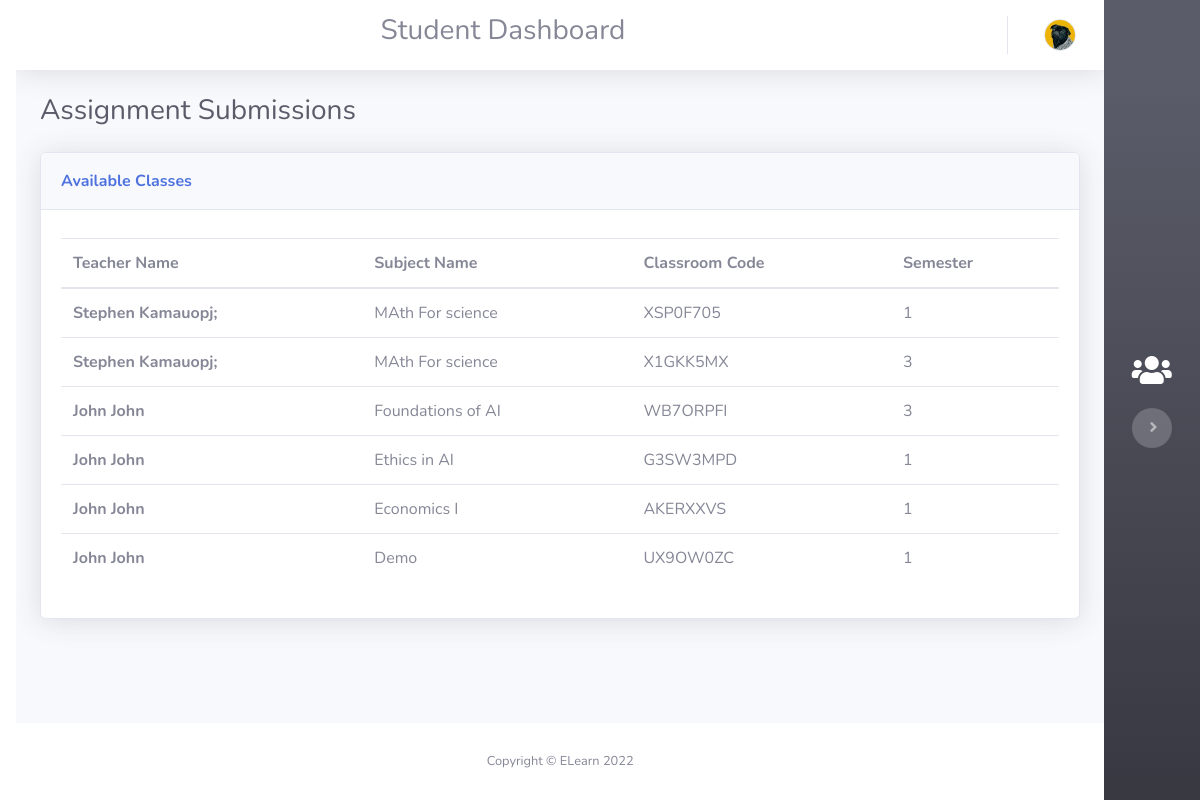
Screenshot of /students/all_classes with the database file from the repository.
### accounts/models.py (models this page shows, shortened)
class Classroom(models.Model):
    teacher = models.ForeignKey("Teacher",on_delete=models.CASCADE,blank=False,related_name='classrooms')
    subject = models.CharField(_("Unit Name"),max_length=50,blank=False)
    code = models.SlugField(_("Unit Code"),max_length=10,default=string_generator,unique=True)
    semester = models.PositiveIntegerField(blank=False,default=1,validators=[MaxValueValidator(8),MinValueValidator(1)])
    created_timestamp = models.DateTimeField(default=timezone.now,editable=False)
    class Meta:
        db_table ="classroom_table"

class Teacher(models.Model):
    user = models.OneToOneField(User,on_delete=models.CASCADE,primary_key=True,related_name='teachers')
    stream = models.ForeignKey("Stream",on_delete=models.CASCADE,related_name="teachers",blank=False)
    class Meta:
        db_table ="teachers_table"

class User(AbstractUser):
    is_student = models.BooleanField('student status', default=False)
    is_teacher = models.BooleanField('teacher status', default=False)

### students/views.py (the view)
# urls.py: path('all_classes',views.ViewAllClassrooms, name='all_classroom'),
def ViewAllClassrooms(request):
    res_dict = {}
    res_dict['classrooms'] = Classroom.objects.all()
    return render(request, 'students/all_classrooms.html', context=res_dict)

### templates/students/all_classrooms.html (shortened to what this page needs)
{% extends 'students/base.html' %} {% load static %} {% block title %}Submissions{% endblock title %} {% block content %}
<div class="container-fluid">
  <h3 class="text-dark mb-4">Assignment Submissions</h3>
  <div class="card shadow">
    <div class="card-header py-3">
      <p class="text-primary m-0 font-weight-bold">Available Classes</p>
    </div>
    <div class="card-body">
      <div class="table-responsive table mt-2" id="dataTable" role="grid" aria-describedby="dataTable_info">
        <table class="table my-0" id="dataTable">
          <thead>
            <tr>
              <th>Teacher Name</th>
              <th>Subject Name</th>
              <th>Classroom Code</th>
              <th>Semester</th>
            </tr>
          </thead>
          <tbody>
            {% for classroom in classrooms %}
            <tr>
              <td><strong>{{classroom.teacher.user.first_name}} {{classroom.teacher.user.last_name}}</strong></td>
              <td>{{classroom.subject}}</td>
              <td>{{classroom.code}}</td>
              <td>{{classroom.semester}}</td>
            </tr>
            {% endfor %}
          </tbody>
        </table>
      </div>
    </div>
  </div>
</div>
{% endblock content %}

### templates/students/base.html (shortened to what this page needs)
<!DOCTYPE html> {% load static %}
<html>
<head>
  <link rel="stylesheet" href="{% static 'students/bootstrap/css/bootstrap.min.css' %}" />
  <link rel="stylesheet" href="https://use.fontawesome.com/releases/v5.12.0/css/all.css" />
  <link rel="stylesheet" href="https://cdnjs.cloudflare.com/ajax/libs/font-awesome/4.7.0/css/font-awesome.min.css" />
  <link rel="stylesheet" href="{% static 'studentss/fonts/fontawesome5-overrides.min.css' %}" />
</head>
<body id="page-top">
  <div id="wrapper" class="ml-3">
    <div class="d-flex flex-column" id="content-wrapper">
      <div id="content">
        <nav class="navbar navbar-light navbar-expand bg-white shadow mb-4 topbar static-top">
          <div class="container-fluid">
            <div class="text text-center" style="margin-left:33%;">
              <center align='center'>
                <h3>Student Dashboard</h3>
              </center>
            </div>
            <ul class="navbar-nav flex-nowrap ml-auto">
              <li class="nav-item dropdown no-arrow">
                <div class="nav-item dropdown no-arrow">
                  <a class="dropdown-toggle nav-link" aria-expanded="false" data-toggle="dropdown" href="#"><img class="border rounded-circle img-profile"
                    src="{% static 'resources/img/avatars/stud.jpeg' %}" /></a>
                      </div>
                    </li>
                  </ul>
                </div>
              </nav>
              {% block content %}
              {% endblock content %}
            </div>
            <footer class="bg-white sticky-footer">
              <div class="container my-auto">
                <div class="text-center my-auto copyright">
                  <span>Copyright © ELearn 2022</span>
                </div>
              </div>
            </footer>
          </div>
          <nav class="navbar navbar-dark align-items-right sidebar sidebar-dark accordion bg-gradient-dark p-0  toggled">
            <div class="container-fluid d-flex flex-column p-0">
              <a class="navbar-brand d-flex justify-content-center align-items-center sidebar-brand m-0" href="{% url 'students:dashboard' %}">
                <div class="sidebar-brand-icon"><i class="fas fa-users"></i></div>
              </a>
                <div class="text-center d-none d-md-inline">
                  <button class="btn rounded-circle border-0" id="sidebarToggle" type="button"></button>
                </div>
              </div>
            </nav>
          </div>
        </body>
        </html>

### rows the page displays
Classroom: teacher.user.first_name "Stephen", teacher.user.last_name "Kamauopj;", subject "MAth For science", code "XSP0F705", semester "1"
Classroom: teacher.user.first_name "Stephen", teacher.user.last_name "Kamauopj;", subject "MAth For science", code "X1GKK5MX", semester "3"
Classroom: teacher.user.first_name "John", teacher.user.last_name "John", subject "Foundations of AI", code "WB7ORPFI", semester "3"
Classroom: teacher.user.first_name "John", teacher.user.last_name "John", subject "Ethics in AI", code "G3SW3MPD", semester "1"
Classroom: teacher.user.first_name "John", teacher.user.last_name "John", subject "Economics I", code "AKERXXVS", semester "1"
Classroom: teacher.user.first_name "John", teacher.user.last_name "John", subject "Demo", code "UX9OW0ZC", semester "1"
